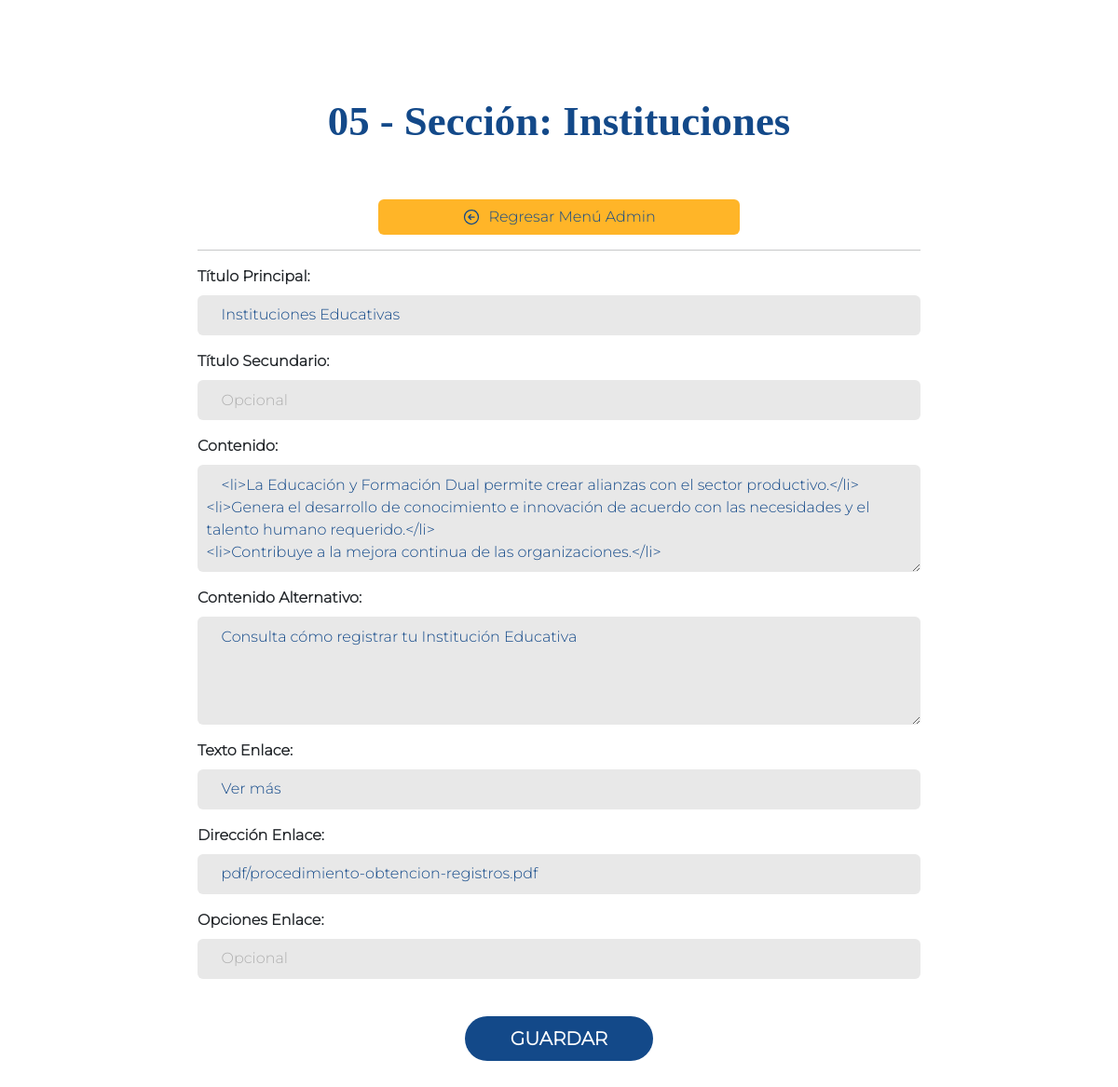
Page /admin/05-institutions.php (signed in) on the committed database.
### tables this page shows
CREATE TABLE `sections` (
  `id` int(11) NOT NULL,
  `title` varchar(32) NOT NULL,
  `subtitle` varchar(32) DEFAULT NULL,
  `image` varchar(64) DEFAULT NULL,
  `content` text NOT NULL,
  `contentalt` text DEFAULT NULL,
  `textlink` varchar(128) NOT NULL,
  `urllink` varchar(64) NOT NULL,
  `optlink` varchar(64) DEFAULT NULL
);

### config/database.php (called while the page is built, shortened)
<?php
    function showSection($conx, $id) {
        try {
            $sql = "SELECT * FROM sections WHERE id = :id";
            $stm = $conx->prepare($sql);
            $stm->bindparam(":id", $id);
            $stm->execute();
            return $stm->fetchAll();
        } catch (PDOException $e) {
            echo $e->getMessage();
        }
    }

### admin/05-institutions.php (the view, shortened to what this page needs)
<?php include '../config/database.php'  ?>
<!DOCTYPE html>
<html lang="en">
<head>
    <link rel="stylesheet" href="../css/bootstrap.min.css">
    <link rel="stylesheet" href="../css/admin.css">
</head>
<body>
    <main class="container-fluid">
        <section class="form row my-5">
            <h2 class="title-form text-center p-2 my-5">05 - Sección: Instituciones</h2>
            <div class="col-md-8 offset-md-2">
                <?php if (!isset($_SESSION['uid'])):?>
                <?php
                    echo "<script>
                            alert('Debe iniciar sesión!');
                            window.location.replace('index.php');
                          </script>";
                ?>
                <?php else: ?>
                    <a href="index.php" class="btn bg-yellow d-flex flex-row justify-content-center align-items-center w-50 mx-auto">
                    <svg xmlns="http://www.w3.org/2000/svg" fill="none" viewBox="0 0 24 24" stroke-width="1.5" stroke="currentColor" class="w-6 h-6">
                        <path stroke-linecap="round" stroke-linejoin="round" d="M11.25 9l-3 3m0 0l3 3m-3-3h7.5M21 12a9 9 0 11-18 0 9 9 0 0118 0z" />
                    </svg> &nbsp;
                        Regresar Menú Admin
                    </a>
                    <hr>
                    <form action="" method="POST" enctype="multipart/form-data">
                        <?php $options = showSection($conx, 3); ?>
                        <?php foreach($options as $option): ?>
                            <div class="pb-3">
                                    <label class="form-label"><strong>Título Principal:</strong></label>
                                    <input type="text" class="form-control" name="title" value="<?php echo $option['title']; ?>" required>
                            </div>
                            <div class="pb-3">
                                    <label class="form-label"><strong>Título Secundario:</strong></label>
                                    <input type="text" class="form-control" name="subtitle" value="<?php echo $option['subtitle']; ?>" placeholder="Opcional">
                            </div>
                            <div class="pb-3">
                                    <label class="form-label"><strong>Contenido:</strong></label>
                                    <textarea type="text" rows="4" class="form-control" name="content" required><?php echo $option['content']; ?></textarea>
                            </div>
                            <div class="pb-3">
                                    <label class="form-label"><strong>Contenido Alternativo:</strong></label>
                                    <textarea type="text" rows="4" class="form-control" name="contentalt" placeholder="Opcional"><?php echo $option['contentalt']; ?></textarea>
                            </div>
                            <div class="pb-3">
                                    <label class="form-label"><strong>Texto Enlace:</strong></label>
                                    <input type="text" class="form-control" name="textlink" value="<?php echo $option['textlink']; ?>" required>
                            </div>
                            <div class="pb-3">
                                    <label class="form-label"><strong>Dirección Enlace:</strong></label>
                                    <input type="text" class="form-control" name="urllink" value="<?php echo $option['urllink']; ?>" required>
                            </div>
                            <div class="pb-3">
                                    <label class="form-label"><strong>Opciones Enlace:</strong></label>
                                    <input type="text" class="form-control" name="optlink" value='<?php echo $option['optlink']; ?>' placeholder="Opcional">
                            </div>
                        <?php endforeach ?>
                        <div class="my-4 button text-center">
                            <button class="btn btn-lg bg-confec rounded-5 px-5">GUARDAR</button>
                        </div>
                    </form>
                <?php endif ?>
            </div>
        </section>
    </main>
</body>
</html>

### css/admin.css (style rules this page uses)
html { font-size: 16px; scroll-behavior: smooth; }
body { font-family: 'Montserrat-Light'; }
h1, h2, h3 { font-family: SourceSans; }
main .bg-confec { color: #fff; background-color: #134989; }
main .bg-yellow { color: #134989; background-color: #ffb528; }
svg { width: 20px; }
main section.form h2 { font-size: 2.8rem; font-weight: bold; color: #134989; }
main section.form .button { color: #134989; }
main section.form .form-control { background-color: #e8e8e8; color: #134989; padding: 0.6rem; font-size: 1rem; text-indent: 1rem; border: none; }
main section.form .form-control::placeholder { color: #aeaeae; }
main section.form button { font-weight: bold; }

### rows in the picture
sections: title "Instituciones Educativas", content "<li>La Educación y Formación Dual permite crear alianzas con el sector productivo.</li> <li>Genera el desarrollo de conocimiento e innovación de acuerdo con las necesidades y el talento humano requerido.</li> <li>Contribuye a la mejora continua de las organizaciones.</li>", contentalt "Consulta cómo registrar tu Institución Educativa", textlink "Ver más", urllink "pdf/procedimiento-obtencion-registros.pdf"
